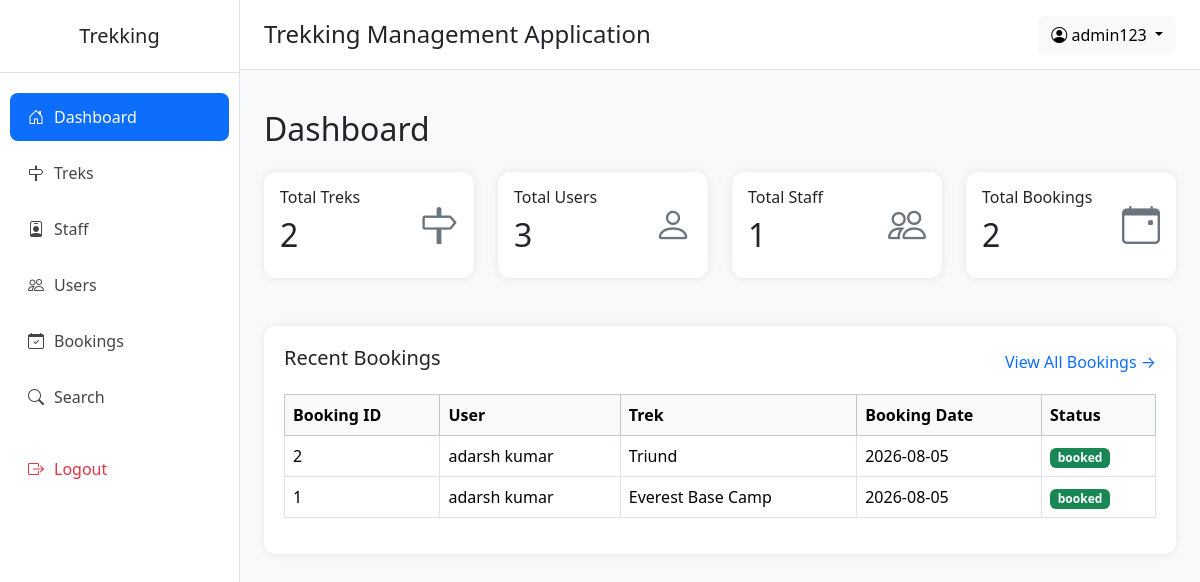
The page /admin/dashboard (signed in) on the database its author committed.
### application/models.py (models this page shows)
class User(db.Model):
    __tablename__="users"
    id=db.Column(db.Integer(),primary_key=True,autoincrement=True)
    name=db.Column(db.String(),nullable=False)
    email=db.Column(db.String(),nullable=False,unique=True)
    phone=db.Column(db.String(),nullable=True)
    password=db.Column(db.String(),nullable=False)
    contact=db.Column(db.String(),nullable=True)
    role=db.Column(db.String(),default="user")       # admin | user | staff
    status=db.Column(db.String(),default="active")   # active | blacklisted | pending | rejected
    created_at=db.Column(db.DateTime(),server_default=db.func.now())
    updated_at=db.Column(db.DateTime(),server_default=db.func.now(),onupdate=db.func.now())
    staff_profile = db.relationship(
        "Staff",
        backref="user",
        uselist=False,
        foreign_keys="Staff.userid"
    )
    bookings = db.relationship(
        "Booking",
        backref="user",
        cascade="all, delete-orphan"
    )

class Booking(db.Model):
    __tablename__ = "bookings"
    id = db.Column(db.Integer(), primary_key=True)
    user_id = db.Column(db.Integer(), db.ForeignKey("users.id"), nullable=False)
    trek_id = db.Column(db.Integer(), db.ForeignKey("treks.id"), nullable=False)
    booking_date = db.Column(db.DateTime(), default=db.func.now())
    status = db.Column(db.String(20), nullable=False, default="booked")
    payment_status = db.Column(db.String(20), nullable=False, default="Pending")
    cancelled_at = db.Column(db.DateTime, nullable=True)

class Trek(db.Model):
    __tablename__="treks"
    id = db.Column(db.Integer(),primary_key=True)
    name = db.Column(db.String(),nullable=False)
    location = db.Column(db.String(),nullable=False)
    price=db.Column(db.Integer(),nullable=False)
    difficulty = db.Column(db.String(),nullable=False) # Easy | Medium | Hard
    duration_days = db.Column(db.Integer(),nullable=False)
    total_slots = db.Column(db.Integer(),nullable=False)
    avl_slots = db.Column(db.Integer(),nullable=False)
    assigned_staff_id = db.Column(db.Integer(),db.ForeignKey("staff.id"),nullable=True)
    status = db.Column(db.String(),default="open") #  open | closed | started | completed
    start_date = db.Column(db.DateTime(),nullable=False)
    end_date = db.Column(db.DateTime(),nullable=False)
    desc = db.Column(db.String(),nullable=True)
    created_by = db.Column(db.Integer(),db.ForeignKey("users.id"),nullable=False)
    created_at = db.Column(db.DateTime(),server_default=db.func.now())
    updated_at = db.Column(db.DateTime(),server_default=db.func.now(),onupdate=db.func.now())
    bookings = db.relationship(
        "Booking",
        backref="trek",
        cascade="all, delete-orphan"
    )

### application/admin_routes.py (the view)
@app.route("/admin/dashboard")
def admin():
    this_admin=User.query.filter_by(id=session["admin_id"]).first()
    total_user=User.query.all().__len__()
    total_treks=Trek.query.all().__len__()
    total_staff=Staff.query.all().__len__()
    all_bookings=Booking.query.all()
    recent_booking=Booking.query.order_by(Booking.booking_date.desc()).limit(3).all()
    total_bookings=all_bookings.__len__()
    return render_template("admin/dashboard.html",this_admin=this_admin,total_user=total_user,total_bookings=total_bookings,total_staff=total_staff,total_treks=total_treks,all_bookings=all_bookings,recent_booking=recent_booking)

### templates/admin/dashboard.html (shortened to what this page needs)
{% extends "admin/base.html" %}
{% block content %}
<h2 class="mb-4">
                Dashboard
            </h2>
            <div class="row g-4">
                <div class="col-md-3">
                    <div class="card dashboard-card">
                        <div class="card-body d-flex justify-content-between align-items-center">
                            <div>
                                <h6>Total Treks</h6>
                                <h2>{{total_treks}}</h2>
                            </div>
                            <i class="bi bi-signpost card-icon"></i>
                        </div>
                    </div>
                </div>
                <div class="col-md-3">
                    <div class="card dashboard-card">
                        <div class="card-body d-flex justify-content-between align-items-center">
                            <div>
                                <h6>Total Users</h6>
                                <h2>{{total_user}}</h2>
                            </div>
                            <i class="bi bi-person card-icon"></i>
                        </div>
                    </div>
                </div>
                <div class="col-md-3">
                    <div class="card dashboard-card">
                        <div class="card-body d-flex justify-content-between align-items-center">
                            <div>
                                <h6>Total Staff</h6>
                                <h2>{{total_staff}}</h2>
                            </div>
                            <i class="bi bi-people card-icon"></i>
                        </div>
                    </div>
                </div>
                <div class="col-md-3">
                    <div class="card dashboard-card">
                        <div class="card-body d-flex justify-content-between align-items-center">
                            <div>
                                <h6>Total Bookings</h6>
                                <h2>{{total_bookings}}</h2>
                            </div>
                            <i class="bi bi-calendar-event card-icon"></i>
                        </div>
                    </div>
                </div>
            </div>
            <div class="table-container mt-5">
                <div class="d-flex justify-content-between align-items-center mb-3">
                    <h5>Recent Bookings</h5>
                    <a href="/admin/all/booking" class="text-decoration-none">
                        View All Bookings →
                    </a>
                </div>
                <table class="table table-bordered table-hover align-middle">
                    <thead class="table-light">
                    <tr>
                        <th>Booking ID</th>
                        <th>User</th>
                        <th>Trek</th>
                        <th>Booking Date</th>
                        <th>Status</th>
                    </tr>
                    </thead>
                    <tbody>
                    {% for b in recent_booking %}
                    <tr>
                        <td>{{b.id}}</td>
                        <td>{{b.user.name}}</td>
                        <td>{{b.trek.name}}</td>
                        <td>{{b.booking_date.date()}}</td>
                        <td><span class="badge bg-success">{{b.status}}</span></td>
                    </tr>
                    {% endfor %}
                    </tbody>
                </table>
            </div>
{% endblock %}

### templates/admin/base.html (shortened to what this page needs)
<!DOCTYPE html>
<html lang="en">
<head>
    <link href="https://cdn.jsdelivr.net/npm/bootstrap@5.3.8/dist/css/bootstrap.min.css" rel="stylesheet">
    <link href="https://cdn.jsdelivr.net/npm/bootstrap-icons@1.11.3/font/bootstrap-icons.css" rel="stylesheet">
</head>
<body>
<div class="d-flex">
    <div class="sidebar">
        <h5 class="text-center py-4 border-bottom">
            Trekking
        </h5>
        <ul class="nav flex-column mt-3">
            <li class="nav-item">
                <a class="nav-link {% if request.path == '/admin/dashboard' %}active{% endif %}" href="/admin/dashboard">
                    <i class="bi bi-house-door"></i>Dashboard
                </a>
            </li>
            <li class="nav-item">
                <a class="nav-link {% if '/admin/trek' in request.path %}active{% endif %}" href="/admin/treks">
                    <i class="bi bi-signpost"></i>Treks
                </a>
            </li>
            <li class="nav-item">
                <a class="nav-link {% if '/admin/staff' in request.path %}active{% endif %}" href="/admin/staff">
                    <i class="bi bi-person-badge"></i>Staff
                </a>
            </li>
            <li class="nav-item">
                <a class="nav-link {% if '/admin/users' in request.path %}active{% endif %}" href="/admin/users">
                    <i class="bi bi-people"></i>Users
                </a>
            </li>
            <li class="nav-item">
                <a class="nav-link {% if '/admin/all/booking' in request.path %}active{% endif %}" href="/admin/all/booking">
                    <i class="bi bi-calendar-check"></i>Bookings
                </a>
            </li>
            <li class="nav-item">
                <a class="nav-link {% if '/admin/search' in request.path %}active{% endif %} " href="/admin/search">
                    <i class="bi bi-search"></i>Search
                </a>
            </li>
            <li class="nav-item mt-3">
                <a class="nav-link text-danger" href="/logout">
                    <i class="bi bi-box-arrow-right"></i>Logout
                </a>
            </li>
        </ul>
    </div>
    <div class="flex-grow-1">
        <nav class="navbar topbar px-4">
            <h4 class="mb-0">
                Trekking Management Application
            </h4>
            <div class="dropdown">
                <button class="btn btn-light dropdown-toggle"
                        data-bs-toggle="dropdown">
                    <i class="bi bi-person-circle"></i>
                    {{ this_admin.name }}
                </button>
            </div>
        </nav>
        <div class="container-fluid p-4">
            {% block content %}
            {% endblock %}
        </div>
    </div>
</div>
</body>
</html>

### templates/admin/base.html (style rules this page uses)
body { background:#f8f9fa; overflow-x:hidden; }
.sidebar { width:240px; min-height:100vh; background:#fff; border-right:1px solid #dee2e6; }
.sidebar .nav-link { color:#444; padding:12px 18px; border-radius:8px; margin:4px 10px; font-weight:500; transition:.3s; }
.sidebar .nav-link:hover, .sidebar .nav-link.active { background:#0d6efd; color:white; }
.sidebar i { margin-right:10px; }
.topbar { background:#fff; border-bottom:1px solid #dee2e6; height:70px; }
.dashboard-card { border:none; border-radius:12px; box-shadow:0 0 10px rgba(0,0,0,.08); transition:.3s; }
.card-icon { font-size:38px; color:#6c757d; }
.table-container { background:white; border-radius:12px; box-shadow:0 0 10px rgba(0,0,0,.08); padding:20px; }

### rows shown on the page
User: name "admin123"
Booking: id "2", user.name "adarsh kumar", trek.name "Triund", booking_date "2026-08-05", status "booked"
Booking: id "1", user.name "adarsh kumar", trek.name "Everest Base Camp", booking_date "2026-08-05", status "booked"

### other values the page prints
{{ total_treks }} "2"
{{ total_user }} "3"
{{ total_staff }} "1"
{{ total_bookings }} "2"
